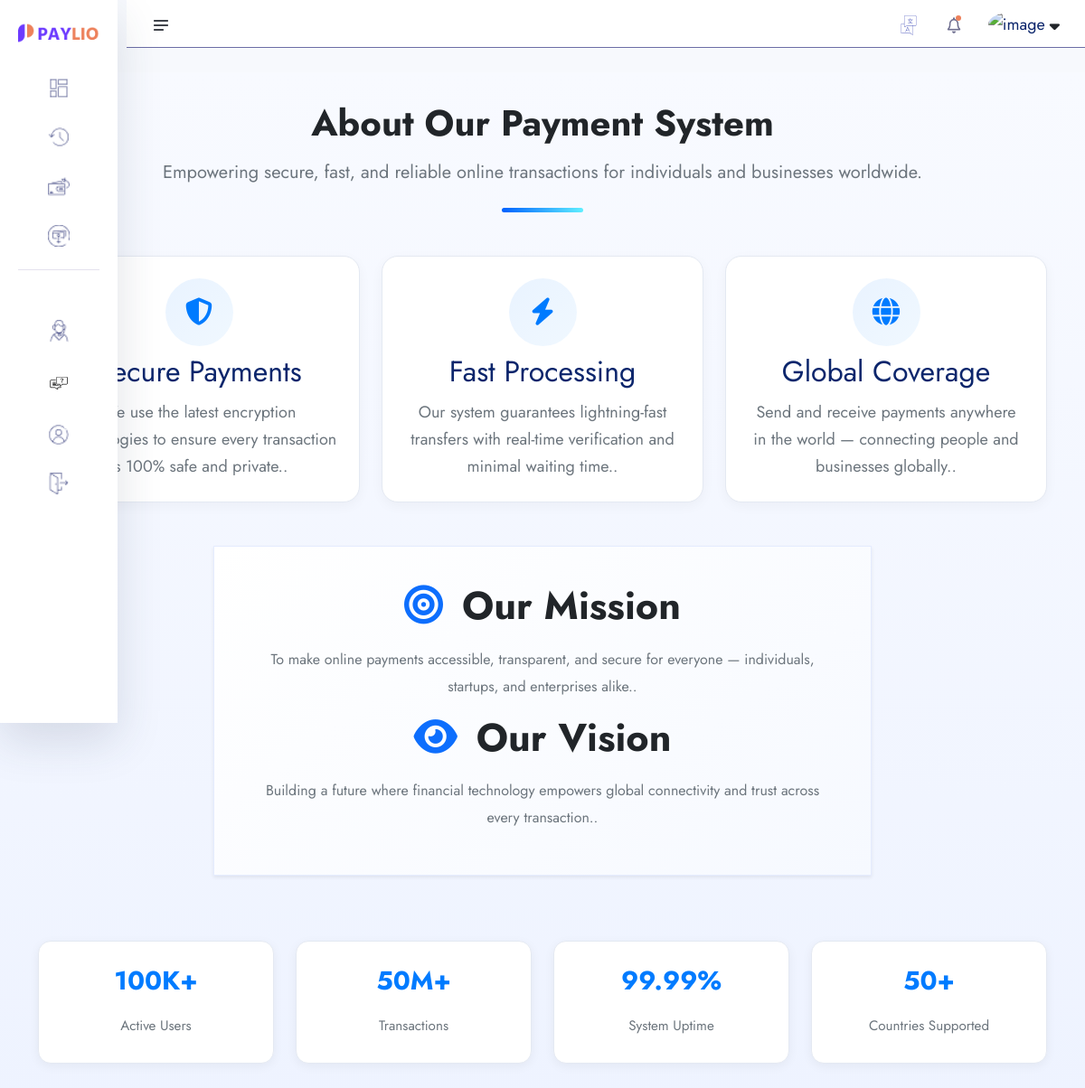
/about-us, run on an earlier commit of the app's database.
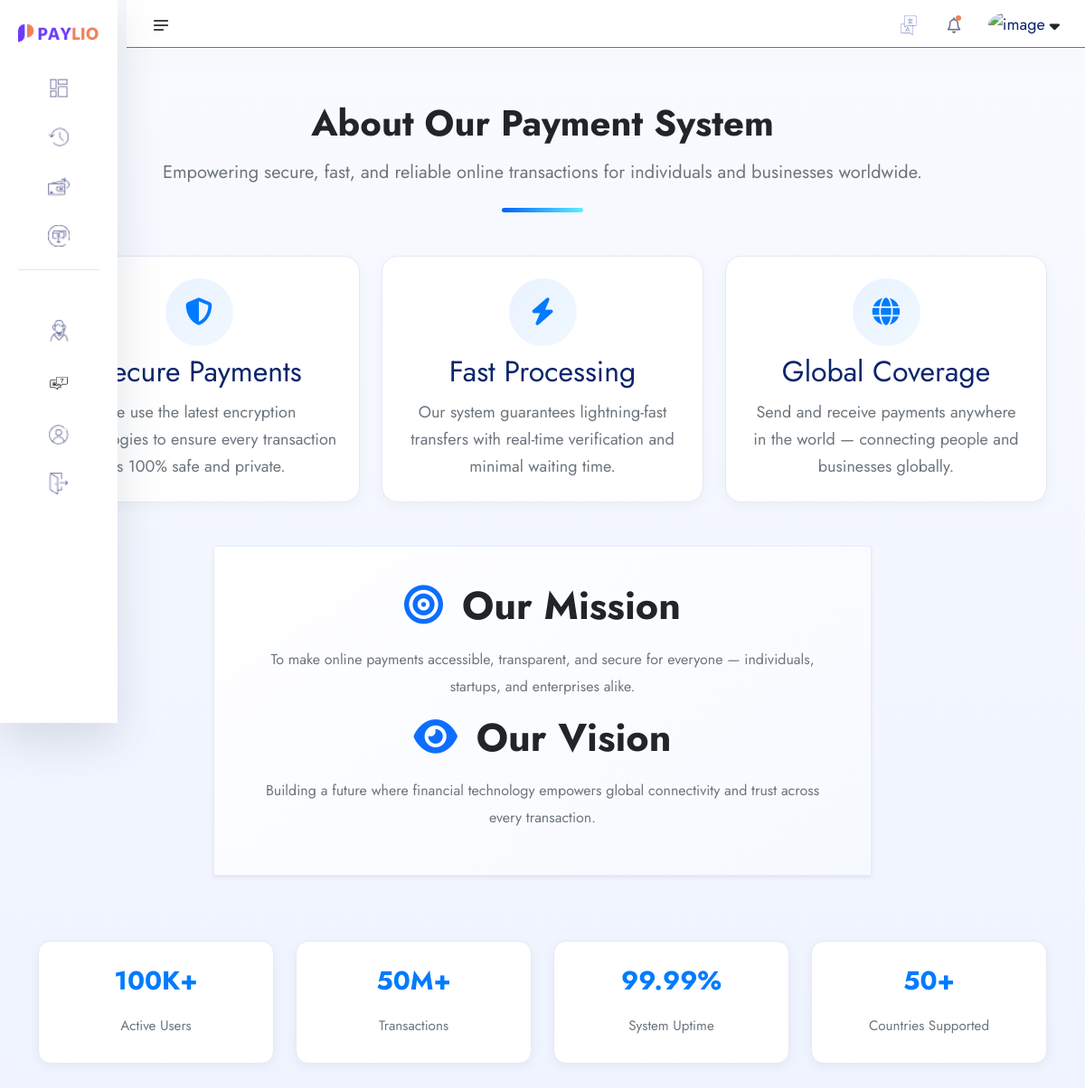
And on a later commit of the database.
### core/models.py (models this page shows, shortened)
class Company(models.Model):
    name = models.CharField(_('name'),max_length=255)
    logo = models.ImageField(_('logo'),upload_to='company_logos')
    see_how_it_Works = models.FileField(_('See How it Works'),upload_to='videos')
    address = models.CharField(_('address'),max_length=255)
    support_mail = models.EmailField(_('Support Mail'),max_length=200, null=True, blank=True)
    phone_number = models.CharField(_('Phone Number'),max_length=255, null=True, blank=True)
    android_app = models.URLField(_('android app'),max_length=200, null=True, blank=True)
    ios_app = models.URLField(_('ios app'),max_length=200, null=True, blank=True)
    how_to_send_money_online = models.CharField(max_length=1000)
    how_much_are_money_transfer_fees = models.CharField(max_length=1000)
    what_is_the_fastest_way_to_send_money_abroad = models.CharField(max_length=1000)
    how_to_use_app = models.CharField(max_length=1000)
    how_does_Paylio_protect_your_money = models.CharField(max_length=1000)
    are_money_transfer_apps_safe = models.CharField(max_length=1000)
    how_much_money_can_i_send = models.CharField(max_length=1000)
    which_currency_can_i_send = models.CharField(max_length=1000)
    Cancel_transaction = models.CharField(max_length=1000)
    Can_i_send_multiple_payments = models.CharField(max_length=1000)
    secure_payments = models.CharField(_('Secure Payments'),max_length=255)
    fast_processing = models.CharField(_('Fast Processing'),max_length=255)
    global_coverage = models.CharField(_('Global Coverage'),max_length=255)
    our_mission = models.CharField(_('Our Mission'),max_length=255)
    our_vision = models.CharField(_('Our Vision'),max_length=255)
    transactions = models.CharField(_('Transactions'),max_length=255)
    active_users = models.CharField(_('Active Users'),max_length=255)
    countries_supported = models.CharField(_('Countries Supported'),max_length=255)
    system_uptime = models.CharField(_('System Uptime'),max_length=255)

### core/views.py (the view)
# urls.py: path('about-us',about_us, name='about_us'),
def about_us(request):
    return render(request, 'core/about-us.html')

### core/company_contexet_processor.py (called while the page is built)
def get_company_data(request):
    data = Company.objects.last()
    return {'company_data': data }

### core/templates/core/about-us.html (shortened to what this page needs)
{% extends "auth_base.html" %}
{% load static %}
{% block content %}
<link rel="stylesheet" href="https://cdnjs.cloudflare.com/ajax/libs/font-awesome/6.5.0/css/all.min.css" />
<section class="inner-section about-part py-5" style="background: linear-gradient(180deg, #f8faff 0%, #eef3ff 100%); margin-top: 80px;">
  <div class="container">
    <div class="text-center mb-5 fade-in">
      <h2 class="fw-bold text-dark display-6 mb-3">About Our Payment System</h2>
      <p class="text-muted fs-5 mb-4">
        Empowering secure, fast, and reliable online transactions for individuals and businesses worldwide.
      </p>
      <div class="divider mx-auto"></div>
    </div>
    <div class="row justify-content-center text-center g-4 mb-5">
      <div class="col-md-6 col-lg-4">
        <div class="info-card p-4 h-100">
          <div class="icon-wrapper mb-3">
            <i class="fa-solid fa-shield-halved"></i>
          </div>
          <h4 class="fw-semibold">Secure Payments</h4>
          <p class="text-muted mt-2">
            {{ company_data.secure_payments }}.
          </p>
        </div>
      </div>
      <div class="col-md-6 col-lg-4">
        <div class="info-card p-4 h-100">
          <div class="icon-wrapper mb-3">
            <i class="fa-solid fa-bolt"></i>
          </div>
          <h4 class="fw-semibold">Fast Processing</h4>
          <p class="text-muted mt-2">
            {{ company_data.fast_processing }}.
          </p>
        </div>
      </div>
      <div class="col-md-6 col-lg-4">
        <div class="info-card p-4 h-100">
          <div class="icon-wrapper mb-3">
            <i class="fa-solid fa-globe"></i>
          </div>
          <h4 class="fw-semibold">Global Coverage</h4>
          <p class="text-muted mt-2">
            {{ company_data.global_coverage }}.
          </p>
        </div>
      </div>
    </div>
    <div class="row justify-content-center text-center g-5 fade-in">
      <div class="col-lg-8">
        <div class="mission-vision bg-white shadow-sm rounded-4 p-5">
          <h3 class="fw-bold text-dark mb-3"><i class="fa-solid fa-bullseye text-primary me-2"></i> Our Mission</h3>
          <p class="text-muted mb-4 fs-6">
            {{ company_data.our_mission }}.
          </p>
          <h3 class="fw-bold text-dark mb-3"><i class="fa-solid fa-eye text-primary me-2"></i> Our Vision</h3>
          <p class="text-muted fs-6">
            {{ company_data.our_vision }}.
          </p>
        </div>
      </div>
    </div>
    <div class="row justify-content-center text-center mt-5 g-4">
      <div class="col-md-3 col-6 fade-in"><div class="stats-box"><h3>{{ company_data.active_users }}+</h3><p>Active Users</p></div></div>
      <div class="col-md-3 col-6 fade-in"><div class="stats-box"><h3>{{ company_data.transactions }}+</h3><p>Transactions</p></div></div>
      <div class="col-md-3 col-6 fade-in"><div class="stats-box"><h3>{{ company_data.system_uptime }}%</h3><p>System Uptime</p></div></div>
      <div class="col-md-3 col-6 fade-in"><div class="stats-box"><h3>{{ company_data.countries_supported }}+</h3><p>Countries Supported</p></div></div>
    </div>
  </div>
</section>
{% endblock content %}

### templates/auth_base.html (shortened to what the changed rows need)
{% load static %}
<!doctype html>
<html lang="en">
<head>
    <link rel="stylesheet" href="{% static 'assets1/css/bootstrap.min.css' %}">
    <link rel="stylesheet" href="{% static 'assets1/css/fontawesome.min.css' %}">
    <link rel="stylesheet" href="{% static 'assets1/css/jquery-ui.css' %}">
    <link rel="stylesheet" href="{% static 'assets1/css/plugin/apexcharts.css' %}">
    <link rel="stylesheet" href="{% static 'assets1/css/plugin/nice-select.css' %}">
    <link rel="stylesheet" href="{% static 'assets1/css/arafat-font.css' %}">
    <link rel="stylesheet" href="{% static 'assets1/css/plugin/animate.css' %}">
    <link rel="stylesheet" href="{% static 'assets1/css/style.css' %}">
</head>
<body>
    <header class="header-section body-collapse">
        <div class="overlay">
            <div class="container-fruid">
                <div class="row d-flex header-area">
                    <div class="sidebar-wrapper">
                        <div class="sidebar-logo">
                            <a href="/"><img src="{{ company_data.logo.url }}" alt="logo"></a>
                        </div>
                    </div>
                </div>
            </div>
        </div>
    </header>
    {% block content %}
    {% endblock content %}
</body>
</html>

What changed in the data, as far as the page shows it:
changed Company: secure_payments "We use the latest encryption technologies to ensure every transaction is 100% safe and private." → "We use the latest encryption technologies to ensure every transaction is 100% safe and private"; fast_processing "Our system guarantees lightning-fast transfers with real-time verification and minimal waiting time." → "Our system guarantees lightning-fast transfers with real-time verification and minimal waiting time"; global_coverage "Send and receive payments anywhere in the world — connecting people and businesses globally." → "Send and receive payments anywhere in the world — connecting people and businesses globally"; our_mission "To make online payments accessible, transparent, and secure for everyone — individuals, startups, and enterprises alike." → "To make online payments accessible, transparent, and secure for everyone — individuals, startups, and enterprises alike"; our_vision "Building a future where financial technology empowers global connectivity and trust across every transaction." → "Building a future where financial technology empowers global connectivity and trust across every transaction"
